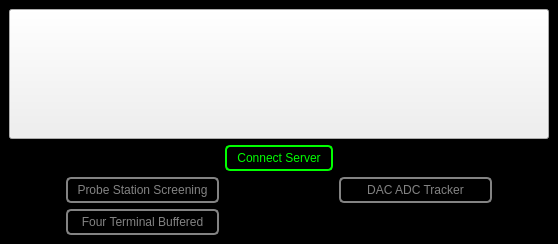
<?xml version="1.0" encoding="UTF-8"?>
<ui version="4.0">
 <class>MainWindow</class>
 <widget class="QMainWindow" name="MainWindow">
  <property name="geometry">
   <rect>
    <x>0</x>
    <y>0</y>
    <width>558</width>
    <height>244</height>
   </rect>
  </property>
  <property name="windowTitle">
   <string>Device Electrical Measurement ONline Software</string>
  </property>
  <property name="windowIcon">
   <iconset resource="Resources/DEMONSResources.qrc">
    <normaloff>:/Pictures/Pictures/DemonLogo.png</normaloff>:/Pictures/Pictures/DemonLogo.png</iconset>
  </property>
  <widget class="QWidget" name="centralwidget">
   <property name="styleSheet">
    <string notr="true">#centralwidget
{
background-color: rgb(0, 0, 0);
}</string>
   </property>
   <layout class="QGridLayout" name="gridLayout" rowstretch="5,1,1,1" columnstretch="1,3,1,1,3,1">
    <item row="1" column="2" colspan="2">
     <widget class="QPushButton" name="pushButton_LabRADConnect">
      <property name="sizePolicy">
       <sizepolicy hsizetype="Preferred" vsizetype="Preferred">
        <horstretch>0</horstretch>
        <verstretch>0</verstretch>
       </sizepolicy>
      </property>
      <property name="styleSheet">
       <string notr="true">QPushButton:pressed#pushButton_LabRADConnect{
color: rgb(0,255,0);
background-color:rgb(150,150,150);
border: 1px solid rgb(0,255,0);
border-radius: 5px
}

QPushButton#pushButton_LabRADConnect{
color: rgb(0,255,0);
background-color:rgb(0,0,0);
border: 2px solid rgb(0,255,0);
border-radius: 5px
}</string>
      </property>
      <property name="text">
       <string>Connect Server</string>
      </property>
     </widget>
    </item>
    <item row="1" column="0">
     <spacer name="horizontalSpacer">
      <property name="orientation">
       <enum>Qt::Horizontal</enum>
      </property>
      <property name="sizeHint" stdset="0">
       <size>
        <width>61</width>
        <height>20</height>
       </size>
      </property>
     </spacer>
    </item>
    <item row="1" column="1">
     <spacer name="horizontalSpacer_2">
      <property name="orientation">
       <enum>Qt::Horizontal</enum>
      </property>
      <property name="sizeHint" stdset="0">
       <size>
        <width>124</width>
        <height>20</height>
       </size>
      </property>
     </spacer>
    </item>
    <item row="1" column="4">
     <spacer name="horizontalSpacer_3">
      <property name="orientation">
       <enum>Qt::Horizontal</enum>
      </property>
      <property name="sizeHint" stdset="0">
       <size>
        <width>124</width>
        <height>20</height>
       </size>
      </property>
     </spacer>
    </item>
    <item row="0" column="0" colspan="6">
     <widget class="QPushButton" name="pushButton_Logo">
      <property name="sizePolicy">
       <sizepolicy hsizetype="Minimum" vsizetype="Preferred">
        <horstretch>0</horstretch>
        <verstretch>0</verstretch>
       </sizepolicy>
      </property>
      <property name="styleSheet">
       <string notr="true">#pushButton_Logo{
image:url(:/Pictures/Pictures/DemonPicture.png);
background: black;\n}</string>
      </property>
      <property name="text">
       <string/>
      </property>
     </widget>
    </item>
    <item row="2" column="4">
     <widget class="QPushButton" name="pushButton_DACADC_Tracker">
      <property name="sizePolicy">
       <sizepolicy hsizetype="Preferred" vsizetype="Preferred">
        <horstretch>0</horstretch>
        <verstretch>0</verstretch>
       </sizepolicy>
      </property>
      <property name="styleSheet">
       <string notr="true">QPushButton:pressed#pushButton_DACADC_Tracker{
color: rgb(0,0,0);
background-color:rgb(131,131,131);
border: 1px solid rgb(0,0,0);
border-radius: 5px
}

QPushButton#pushButton_DACADC_Tracker{
color: rgb(131,131,131);
background-color:rgb(0,0,0);
border: 2px solid  rgb(131,131,131);
border-radius: 5px
}</string>
      </property>
      <property name="text">
       <string>DAC ADC Tracker</string>
      </property>
     </widget>
    </item>
    <item row="2" column="5">
     <spacer name="horizontalSpacer_5">
      <property name="orientation">
       <enum>Qt::Horizontal</enum>
      </property>
      <property name="sizeHint" stdset="0">
       <size>
        <width>61</width>
        <height>20</height>
       </size>
      </property>
     </spacer>
    </item>
    <item row="2" column="1">
     <widget class="QPushButton" name="pushButton_FourTerminalGateSweepProbeStation">
      <property name="sizePolicy">
       <sizepolicy hsizetype="Preferred" vsizetype="Preferred">
        <horstretch>0</horstretch>
        <verstretch>0</verstretch>
       </sizepolicy>
      </property>
      <property name="styleSheet">
       <string notr="true">QPushButton:pressed#pushButton_FourTerminalGateSweepProbeStation{
color: rgb(0,0,0);
background-color:rgb(131,131,131);
border: 1px solid rgb(0,0,0);
border-radius: 5px
}

QPushButton#pushButton_FourTerminalGateSweepProbeStation{
color: rgb(131,131,131);
background-color:rgb(0,0,0);
border: 2px solid  rgb(131,131,131);
border-radius: 5px
}</string>
      </property>
      <property name="text">
       <string>Probe Station Screening</string>
      </property>
     </widget>
    </item>
    <item row="2" column="3">
     <spacer name="horizontalSpacer_6">
      <property name="orientation">
       <enum>Qt::Horizontal</enum>
      </property>
      <property name="sizeHint" stdset="0">
       <size>
        <width>61</width>
        <height>20</height>
       </size>
      </property>
     </spacer>
    </item>
    <item row="2" column="2">
     <spacer name="horizontalSpacer_7">
      <property name="orientation">
       <enum>Qt::Horizontal</enum>
      </property>
      <property name="sizeHint" stdset="0">
       <size>
        <width>61</width>
        <height>20</height>
       </size>
      </property>
     </spacer>
    </item>
    <item row="2" column="0">
     <spacer name="horizontalSpacer_8">
      <property name="orientation">
       <enum>Qt::Horizontal</enum>
      </property>
      <property name="sizeHint" stdset="0">
       <size>
        <width>61</width>
        <height>20</height>
       </size>
      </property>
     </spacer>
    </item>
    <item row="1" column="5">
     <spacer name="horizontalSpacer_4">
      <property name="orientation">
       <enum>Qt::Horizontal</enum>
      </property>
      <property name="sizeHint" stdset="0">
       <size>
        <width>61</width>
        <height>20</height>
       </size>
      </property>
     </spacer>
    </item>
    <item row="3" column="1">
     <widget class="QPushButton" name="pushButton_FourTerminalGateSweepSQUID">
      <property name="sizePolicy">
       <sizepolicy hsizetype="Preferred" vsizetype="Preferred">
        <horstretch>0</horstretch>
        <verstretch>0</verstretch>
       </sizepolicy>
      </property>
      <property name="styleSheet">
       <string notr="true">QPushButton:pressed#pushButton_FourTerminalGateSweepSQUID{
color: rgb(0,0,0);
background-color:rgb(131,131,131);
border: 1px solid rgb(0,0,0);
border-radius: 5px
}

QPushButton#pushButton_FourTerminalGateSweepSQUID{
color: rgb(131,131,131);
background-color:rgb(0,0,0);
border: 2px solid  rgb(131,131,131);
border-radius: 5px
}</string>
      </property>
      <property name="text">
       <string>Four Terminal Buffered</string>
      </property>
     </widget>
    </item>
   </layout>
  </widget>
 </widget>
 <resources>
  <include location="Resources/DEMONSResources.qrc"/>
 </resources>
 <connections/>
</ui>
